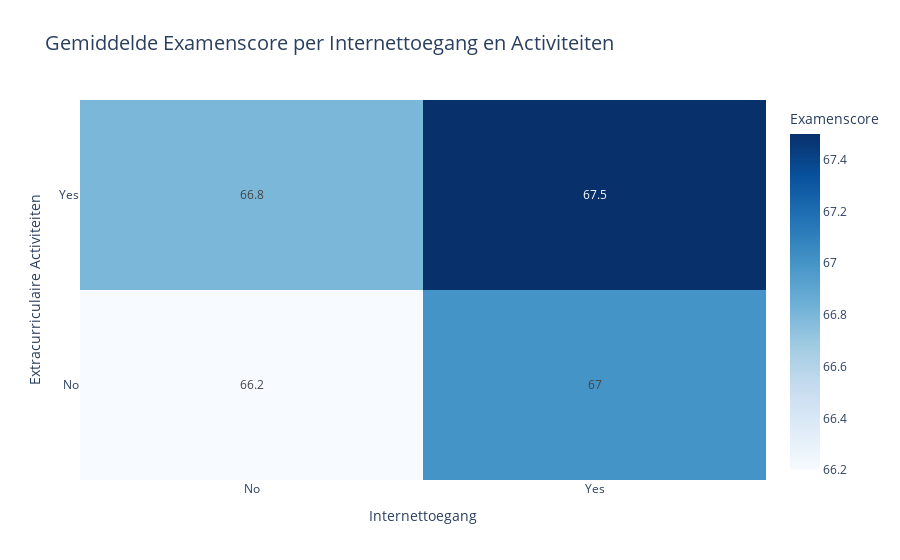

Source (notebook cell):
### Markdown cell above
#### 3.1.1 Argument 1 voor perspectief 1: Digitale toegang en ontspanning als sleutel tot betere prestaties

De combinatie van digitale toegang en actieve ontspanning buiten school lijkt positief samen te hangen met betere prestaties.

### Code cell
# Gemiddelden berekenen
mean_scores = (
    df1.groupby(["Internet_Access", "Extracurricular_Activities"])["Exam_Score"]
    .mean()
    .reset_index()
    .round(1)
)

# Heatmap plotten
fig = px.density_heatmap(
    mean_scores,
    x="Internet_Access",
    y="Extracurricular_Activities",
    z="Exam_Score",
    text_auto=True,
    color_continuous_scale="Blues",  # Licht naar donker
    title="Gemiddelde Examenscore per Internettoegang en Activiteiten",
    labels={"Exam_Score": "Gemiddelde Examenscore"}
)

fig.update_layout(
    xaxis_title="Internettoegang",
    yaxis_title="Extracurriculaire Activiteiten",
    title_font_size=20,
    plot_bgcolor='white',
    coloraxis_colorbar=dict(title="Examenscore")
)

fig.show()

### Figure 1 — Plotly figure (JSON) as saved in the notebook; plotly's stock layout.template omitted (floating-point values rounded to 4 significant figures)
{"data": [{"coloraxis": "coloraxis", "histfunc": "sum", "hovertemplate": "Internet_Access=%{x}<br>Extracurricular_Activities=%{y}<br>sum of Gemiddelde Examenscore=%{z}<extra></extra>", "name": "", "texttemplate": "%{z}", "type": "histogram2d", "x": ["No", "No", "Yes", "Yes"], "xaxis": "x", "xbingroup": "x", "y": ["No", "Yes", "No", "Yes"], "yaxis": "y", "ybingroup": "y", "z": [66.2, 66.8, 67.0, 67.5]}], "layout": {"coloraxis": {"colorbar": {"title": {"text": "Examenscore"}}, "colorscale": [[0, "rgb(247,251,255)"], [0.125, "rgb(222,235,247)"], [0.25, "rgb(198,219,239)"], [0.375, "rgb(158,202,225)"], [0.5, "rgb(107,174,214)"], [0.625, "rgb(66,146,198)"], [0.75, "rgb(33,113,181)"], [0.875, "rgb(8,81,156)"], [1, "rgb(8,48,107)"]]}, "legend": {"tracegroupgap": 0}, "plot_bgcolor": "white", "title": {"font": {"size": 20}, "text": "Gemiddelde Examenscore per Internettoegang en Activiteiten"}, "xaxis": {"anchor": "y", "domain": [0, 1], "title": {"text": "Internettoegang"}}, "yaxis": {"anchor": "x", "domain": [0, 1], "title": {"text": "Extracurriculaire Activiteiten"}}}}
